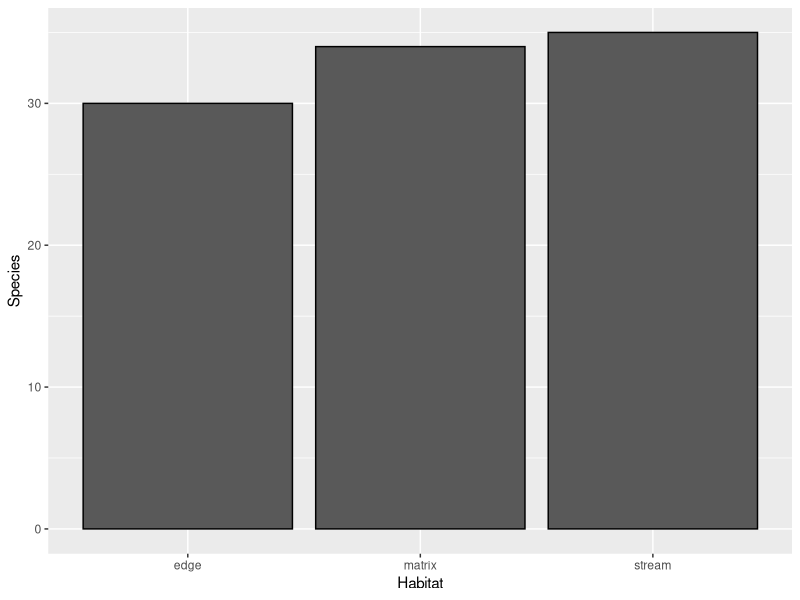
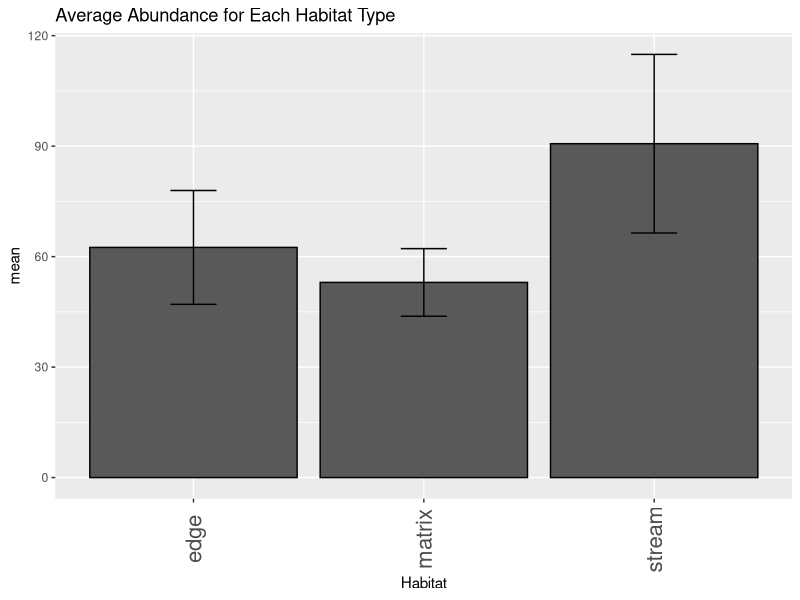
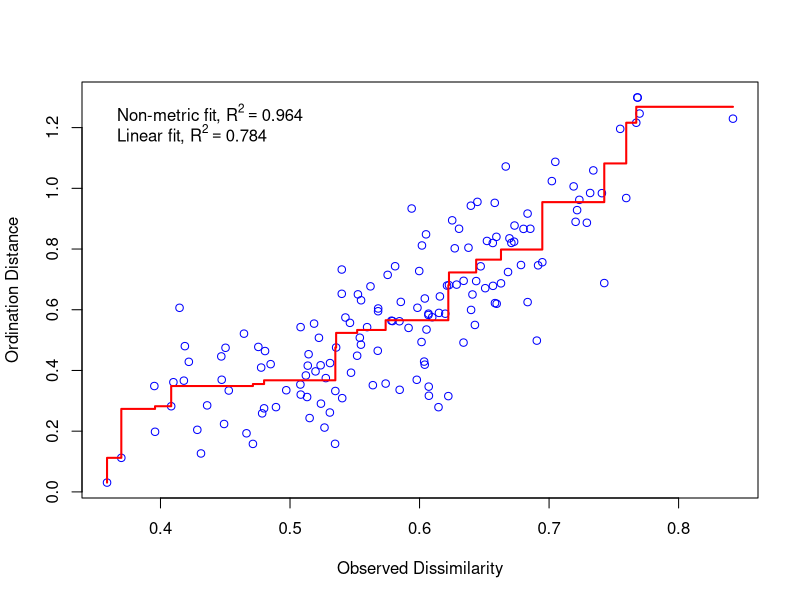
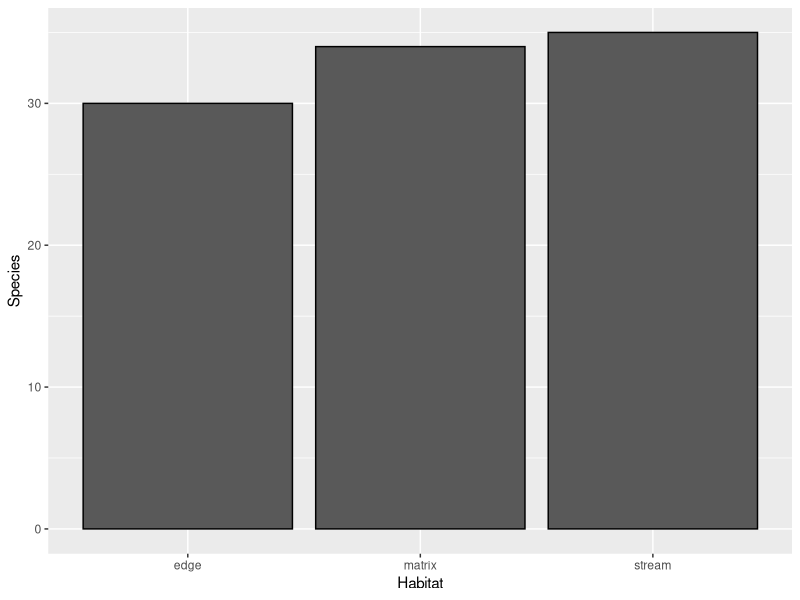

The R script that drew these images, in order: (Note: this script raises an error after producing the figures.)
## ---- chunk 1
# First where are we? 

getwd()  # prints out current working directory 

#read.csv("/Users/rawanaljudeid/Desktop/2021RladiesBats/Bats_Capture_Database.csv") # Absolute file path 
data<-read.csv("./Bats_Capture_Database.csv") # Relative file path 

# What are the columns? 
names(data) # can also look at readme file 
# How many samples do we have? 
nrow(data)
print(paste("We have", nrow(data), "bat samples."))

head(data)
ncol(data)
## ---- chunk 2
library(ggplot2) # make pretty graphs
library(ggpubr) # save figures 
library(plyr) # summary statistics 
library(tidyr) # data manipulation
names(data)

# How many bats collected? 
nrow(data)
# How many bat species are in the dataset? 
batspec<-unique(data["Species"]) 

print(paste("There are", nrow(batspec), "species in the dataset."))


# Reduce dataframe
SpeciesRed<-unique(data[c("Habitat", "Species")]) 
SpeciesRed[order(SpeciesRed$Habitat),]
head(SpeciesRed)

# How many species in each habitat type? 
SpeciesRich<-aggregate(Species~Habitat,
                     data=SpeciesRed,
                     FUN=length)
SpeciesRich

# Graph it 
ggplot(data=SpeciesRich, aes(x=Habitat, y=Species)) +
    geom_bar(colour="black", stat="identity")

ggsave("./Figures/BatSpecies.png")

# How many individuals per habitat type and site? 
head(data)

SiteAbund<-aggregate(Forearm~Habitat + Site.Code, 
                     data=data,
                     FUN=length)
# Rename forearm to abundance for clarity 
names(SiteAbund)[names(SiteAbund) == "Forearm"] <- "Abundance"

# What is the average abundance across sites for each habitat type? 
# This generates a dataframe with average and standard deviation so we can plot it
AbundanceSum<-ddply(SiteAbund, c("Habitat"), summarise,
      N = length(Abundance), # Number of sites they collected at for each habitat
      mean = mean(Abundance),
      sd = sd(Abundance),
      se = sd / sqrt(N))
AbundanceSum

ggplot(data=AbundanceSum, aes(x=Habitat, y=mean)) +
    geom_bar(colour="black", stat="identity") +
   theme(axis.text.x  = element_text(angle=90, vjust=0.5, size=16)) + 
  ggtitle("Average Abundance for Each Habitat Type") +
   geom_errorbar(aes(ymin=mean-se, ymax=mean+se),
                  width=.2,                    # Width of the error bars
                  position=position_dodge(.9))
## ---- chunk 3
library(vegan) # package for diversity statistics 
head(data)
datafilt<-data[, c("Species", "Site.Code", "Habitat", "Forearm")]

datatransform<-aggregate(Forearm~Habitat + Species + Site.Code,
                     data=datafilt,
                     FUN=length)
names(datatransform)
data_vegan<-pivot_wider(datatransform, 
                        names_from=Species, values_from=Forearm)

# Make all NAs 0 so it is compatible with vegan - represents 0 individuals of a species at that site
data_vegan[is.na(data_vegan)]<-0

# Look at data
head(data_vegan)

# remove first two columns and change into a matrix 
dataMatrix<-as.matrix(data_vegan[,3:length(data_vegan)])
dataMatrix
# Now we can run the metaMDS function in vegan to plot an NMDS
nmds_data<- metaMDS(dataMatrix, distance="bray")
stressplot(nmds_data)

# Get NMDS scores
data.scores=as.data.frame(scores(nmds_data))

# merge sample NMDS info with sample info
data.scores$Site<-data_vegan$Site.Code
data.scores$Habitat<-data_vegan$Habitat

head(data.scores)
# Plot it using ggplot
NMDS<-ggplot(data.scores, aes(x=NMDS1, y=NMDS2)) + 
  geom_point(size=4, aes(shape=Site, colour=Habitat))
  
NMDS
ggsave("./Figures/NMDS.png", width=7, height=5)

